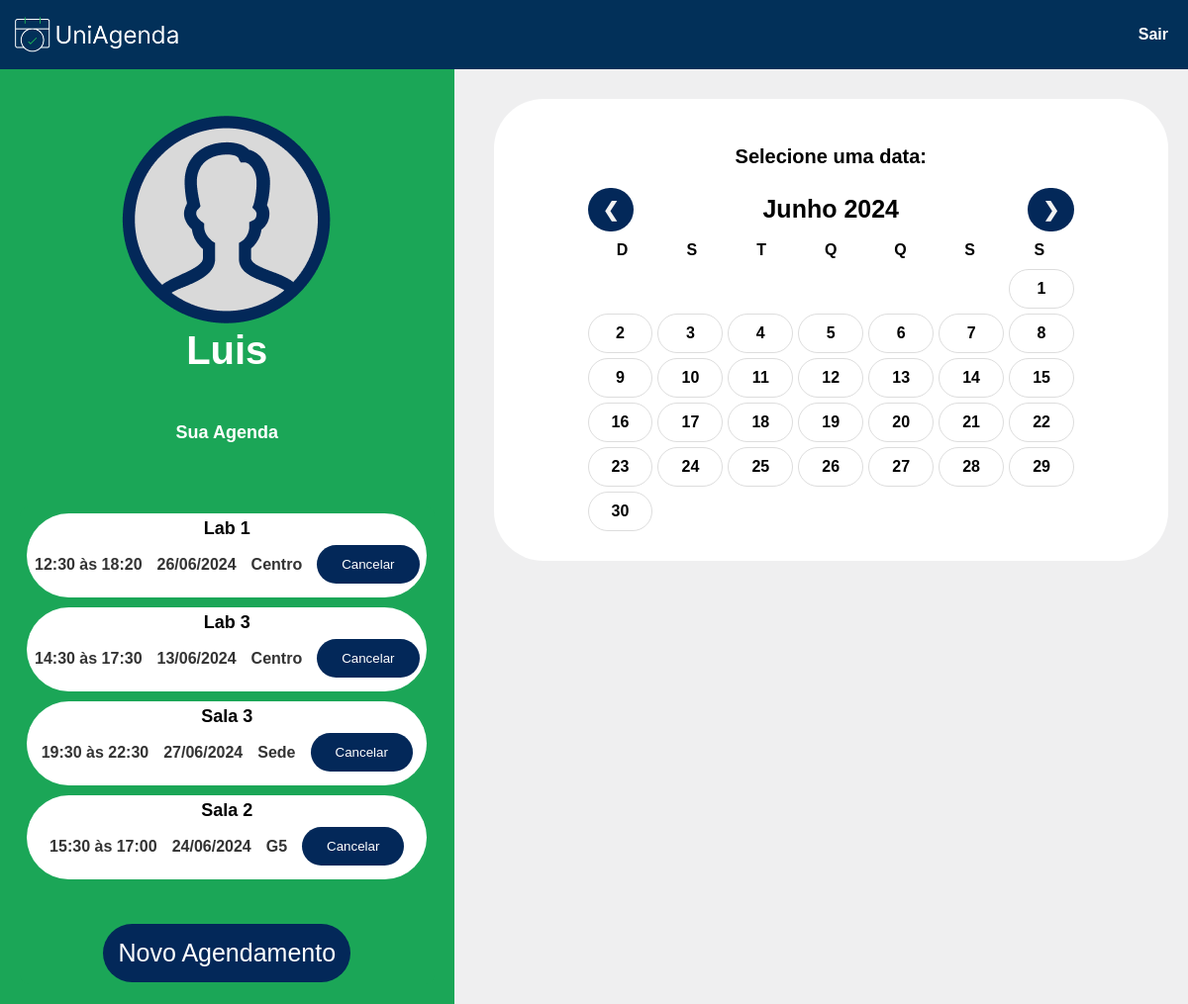
The app's page / (signed in) with its own data.
### UniAgendaPasta/models.py (models this page shows, shortened)
class User(db.Model):
    id = db.Column(db.Integer, primary_key=True)
    nome = db.Column(db.String(100), nullable=False)
    email = db.Column(db.String(100), nullable=False, unique=True)
    senha = db.Column(db.String(100), nullable=False)
    agendamentos = db.relationship('Agendamento', backref='autor', lazy=True)

class Agendamento(db.Model):
    id = db.Column(db.Integer, primary_key=True)
    data = db.Column(db.Date, nullable=False)
    hora_inicio = db.Column(db.DateTime, nullable=False)
    hora_fim = db.Column(db.DateTime, nullable=False)
    predio = db.Column(db.String(100), nullable=False)
    laboratorio = db.Column(db.String(100), nullable=False)
    id_usuario = db.Column(db.Integer, db.ForeignKey('user.id'), nullable=False)

### UniAgendaPasta/routes.py (the view)
@app.route('/')
def homePage():
    if 'email' in session:
        try:
            email_usuario = session['email']
            user = User.query.filter_by(email=email_usuario).first()
            if user:
                agendamentos = buscar_agendamentos_usuario(user.id)
            else:
                agendamentos = []
            return render_template('home2.html', session=user.nome, labs=labslista, predios=predioslista, agendamentos=agendamentos)
        except Exception as e:
            print(e)
            return render_template('home2.html', session=session['nome'], labs=labslista, predios=predioslista, agendamentos=[])
    else:
        return redirect('/login')

### UniAgendaPasta/routes.py (called while the page is built)
def buscar_agendamentos_usuario(usuario_id):
    try:
        agendamentos = Agendamento.query.filter_by(id_usuario=usuario_id).all()
        return agendamentos
    except Exception as e:
        print(e)
        return []

### UniAgendaPasta/templates/home2.html (shortened to what this page needs)
<!DOCTYPE html>
<html lang="pt-BR">
<head>
  <link rel="stylesheet" href="/static/css/home2.css">
</head>
<body>
  <header>
    <img style="height: 50px; padding-left: 10px;" src="/static/Group1.png" alt="logo">
    <a class="logout-btn" style="text-decoration: none;" href="/logout">Sair</a>
  </header>
  <main class="main-content" style="display: flex; justify-content: flex-start;">
    <section class="user-info">
      <div class="user-box">
        <img class="imageuser" src="/static/userfotopadrao.png" alt="fotousuario">
        <h2 class="username">{{ session.capitalize() }}</h2>
        <h4 class="agenda">Sua Agenda</h4>
      </div>
      <div class="container1">
        {% if agendamentos %}
          <div class="agendamentos">
            {% for agendamento in agendamentos %}
              <div class="agendamento">
                <h3>{{ agendamento.laboratorio }}</h3>
                <div class="details">
                  <span class="hora">{{ agendamento.hora_inicio.strftime('%H:%M às') }} {{ agendamento.hora_fim.strftime('%H:%M') }}</span>
                  <span class="date">{{ agendamento.data.strftime('%d/%m/%Y') }}</span>
                  <span class="room">{{ agendamento.predio }}</span>
                  <form id="form-{{ agendamento.id }}" method="post" action="{{ url_for('excluir_agendamento', agendamento_id=agendamento.id) }}">
                    <button type="button" class="cancel-btn" onclick="confirmarExclusao({{ agendamento.id }})">Cancelar</button>
                  </form>
                </div>
              </div>
            {% endfor %}
          </div>
        {% else %}
          <p class="agendavazia">Voce não possui nenhum agendamento.</p>
        {% endif %}
        <button type="button" class="new-appointment-btn" onclick="openAppointmentForm()">Novo Agendamento</button>
      </div>
    </section>
    <section class="calendar">
      <div class="container">
        <h2>Selecione uma data:</h2>
        <div class="calendar-nav">
          <button class="prev-month" onclick="changeMonth(-1)">&#10094;</button>
          <div class="current-month" id="currentMonth">Junho 2024</div>
          <button class="next-month" onclick="changeMonth(1)">&#10095;</button>
        </div>
        <div class="legend">
          <div>D</div>
          <div>S</div>
          <div>T</div>
          <div>Q</div>
          <div>Q</div>
          <div>S</div>
          <div>S</div>
        </div>
        <div class="calendar-grid"></div>
      </div>
      <div class="flash-messages"">
      </div>
    </section>
  </main>
</body>
</html>

### UniAgendaPasta/static/css/home2.css (style rules this page uses)
body { font-family: sans-serif; margin: 0; display: flex; flex-direction: column; height: 100vh; background-color: #efeff0; color: black; font-weight: bold; transition: 1s; }
header { background-color: #023059; color: #fff; display: flex; justify-content: space-between; width: 100%; position: absolute; top: 0; align-items: center; padding-top: 10px; padding-bottom: 10px; }
main { flex: 1; margin-top: 30px; }
.container { background-color: #fff; max-width: 1000px; margin: 0 auto; text-align: center; border-radius: 50px; margin-top: 50px; padding: 30px 95px; transition: 1s; }
.logout-btn { color: #fff; padding: 10px 20px; border: none; cursor: pointer; padding-right: 20px; }
.calendar { background-color: #efeff0; padding: 20px; flex: 2; }
h2 { font-size: 20px; margin-bottom: 20px; }
span { color: #333; }
.calendar-nav { display: flex; justify-content: space-between; align-items: center; margin-bottom: 20px; }
.prev-month, .next-month { font-weight: 900; font-size: 20px; color: #F2F2F2; background-color: #032859; border-radius: 50px; padding: 10px 15px; border: none; cursor: pointer; }
.current-month { color: black; font-size: 25px; }
.calendar-grid { display: grid; grid-template-columns: repeat(auto-fit, minmax(100px, 1fr)); gap: 10px; }
.flash-messages { position: relative; width: 100%; height: 60px; background-color: none; display: flex; align-items: center; justify-content: center; padding-bottom: 0px; }
.user-info { background-color: #1BA657; padding: 20px; flex: 1; margin-right: 20px; }
.username { font-size: 40px; margin: -50px 20px 50px 20px; color: #fff; }
.agenda { font-size: 18px; color: #fff; }
.user-box { padding: 20px; text-align: center; }
.container1 { background-color: #1BA657; max-width: 1000px; margin: 0 auto; text-align: center; border-radius: 2%; margin-top: 20px; padding: .5%; transition: 1s; }
.agendamentos { display: flex; flex-direction: column; margin-bottom: 20px; background-color: #1BA657; border: none; }
.agendamento { display: flex; align-items: center; padding: 10px; justify-content: space-between; background-color: #fff; margin-bottom: 10px; border-radius: 50px; gap: 10px; }
.agendamento h3 { font-size: 18px; margin: -80px; flex: 1; text-align: center; }
.details { display: flex; align-items: center; gap: 15px; flex: 2; justify-content: space-around; white-space: nowrap; }
.details span { flex: 1; text-align: center; white-space: nowrap; }
.room, .date { margin-right: 0; }
.cancel-btn { background-color: #032859; color: #fff; padding: 12px 25px; border: none; border-radius: 50px; cursor: pointer; flex-shrink: 0; text-align: center; }
.new-appointment-btn { background-color: #032859; color: #fff; padding: 20px 40px; border: none; cursor: pointer; margin-top: 20px; font-size: 26px; border-radius: 50px; }
@media (max-width: 1475px) { .new-appointment-btn { font-size: 25px; padding: 15px; } }
@media (max-width: 1475px) { .details span { display: flex; flex-direction: column; } }
@media (max-width: 1475px) { .cancel-btn { display: flex; margin-top: -1px; align-self: center; width: auto; text-align: center; } }
@media (max-width: 1475px) { .agendamento h3 { display: block; margin-bottom: -30px; } }
@media (max-width: 1475px) { .agendamento { padding-top: 85px; padding-bottom: 0px; margin: 5px; display: flex; flex-direction: column; justify-content: center; align-items: center; overflow-wrap: break-word; } }

### UniAgendaPasta/templates/home2.html (style rules this page uses)
.calendar-nav { display: flex; justify-content: space-between; align-items: center; margin-bottom: 10px; }
.calendar-grid { display: grid; grid-template-columns: repeat(7, 1fr); gap: 5px; }
.legend { display: grid; grid-template-columns: repeat(7, 1fr); text-align: center; font-weight: bold; margin-bottom: 10px; }

### records on screen
User: capitalize "Luis"
Agendamento: laboratorio "Lab 1", hora_inicio "12:30 às", hora_fim "18:20", data "26/06/2024", predio "Centro"
Agendamento: laboratorio "Lab 3", hora_inicio "14:30 às", hora_fim "17:30", data "13/06/2024", predio "Centro"
Agendamento: laboratorio "Sala 3", hora_inicio "19:30 às", hora_fim "22:30", data "27/06/2024", predio "Sede"
Agendamento: laboratorio "Sala 2", hora_inicio "15:30 às", hora_fim "17:00", data "24/06/2024", predio "G5"
